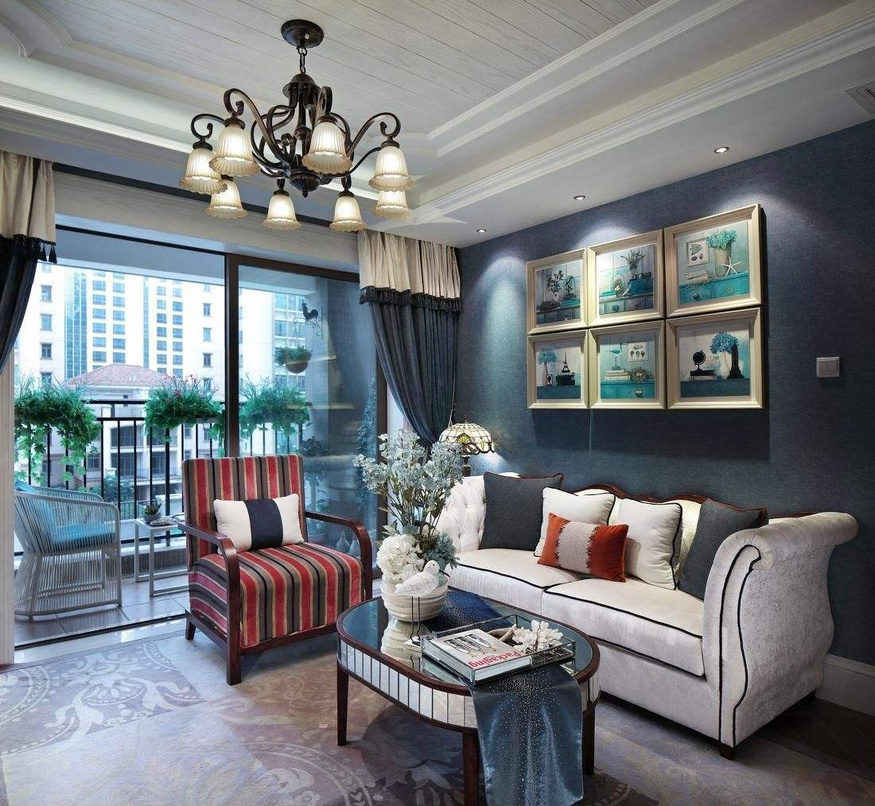
#> input picture images/demo.jpg, 875 x 806 px, shrunk from 1100 x 1014 before the run
$ jupyter execute --allow-errors feature.ipynb
#> lines starting #> are read from the running program, lines starting #| are printed output that depends on the picture; long printed decimals are rounded
#### 基本思路

提取图像特征值，存入HBase,进行查重。

#### 特征值提取

图像相似性搜索领域，一般先图像特征量化，然后进行相应的匹配。

1、方向一：描述符。先抽取图像局部特征符，根据一些匹配算法进行匹对，较多适合在图像比对，人脸比对等领域；

2、方向二：描述符的特征。先抽取图像局部特征符，描述符堆砌然后降维下来，成为拥有全局信息的图像特征向量，适合形成图指纹；

3、方向三：颜色特征。使用直方图，后计算两两之间的误差，较多使其向量化，比较适合多量图像。

4、方向四：哈希化。适合大规模搜索，哈希化之后去重，或进行搜索。

5、方向五：triplet loss。深度学习，从图片相似度学习图片的表示

#### 参考
- [实例检索︱图像的实例搜索（文献、方法描述、商业案例）](https://blog.csdn.net/sinat_26917383/article/details/63306206)

[cell 1]
import cv2

[cell 2]
img = cv2.imread('images/demo.jpg')
#> img is the input picture: shape (806, 875, 3); mean B, G, R 125.4, 121.6, 117.9

[cell 3]
gray= cv2.cvtColor(img, cv2.COLOR_BGR2GRAY)
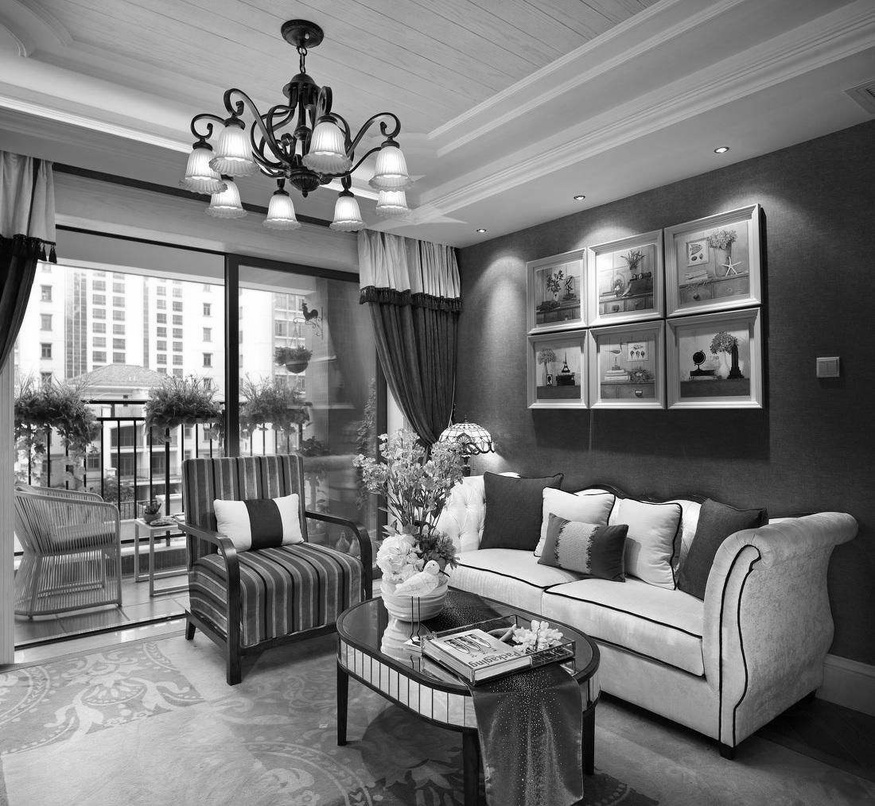
#> gray: shape (806, 875); min 0, max 255, mean 120.9

[cell 4]
print(img.shape)
#| (806, 875, 3)
print(gray.shape)
#| (806, 875)

[cell 5]
sift = cv2.xfeatures2d.SIFT_create(200)
# kp = sift.detect(gray, None)
kp, des = sift.detectAndCompute(gray, None)
#> kp = 200 keypoints; strongest (x, y, size): (210, 126, 4.1), (288, 148, 3), (131, 423, 3.3), (47, 257, 2.1)

img=cv2.drawKeypoints(gray,kp,img)
cv2.imwrite('sift_keypoints.jpg', img)
#> Out = True

[cell 6]
des.shape
#> Out = (200, 128)

#> (a cell that did not finish here is left out)

[cell 8]
print(kp[0].pt)
#| (189.822, 634.957)
print(kp[0].size)
#| 6.747

[cell 9]
img=cv2.drawKeypoints(gray,kp,img)
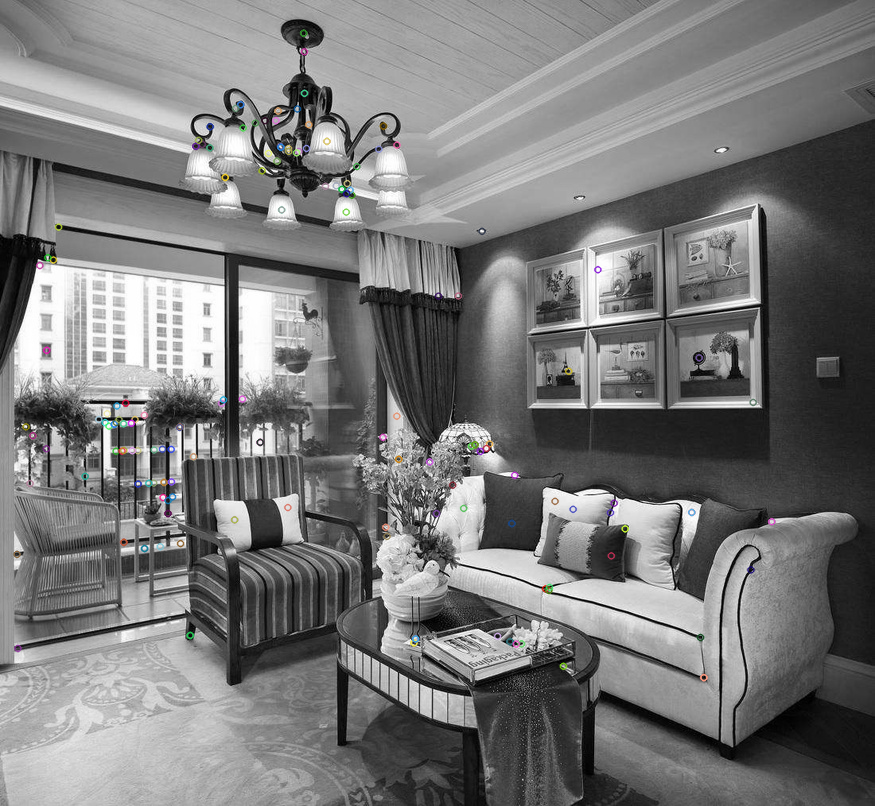
#> img: shape (806, 875, 3); mean B, G, R 120.9, 120.9, 120.9
cv2.imwrite('surf_keypoints.jpg', img)
#> Out = True
